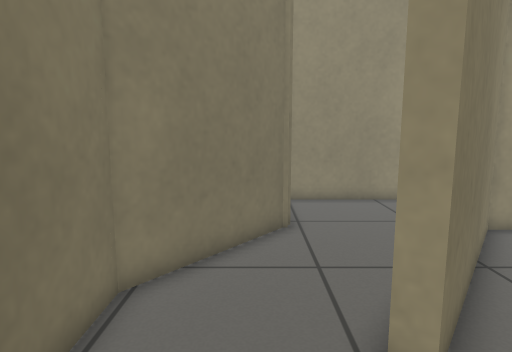
View 1 (above)

17 first-person views from a walk through a Gazebo world. The camera is 0.81 m above the floor, tilts 8° down and sees 75° across. The floor is counted in squares, 0.25 m on a side. Each view is taken from the middle of a square. On the plan, view 1 faces up. The plan holds only what a view shows up to about 20 squares ahead; the rest is blank.

View 2
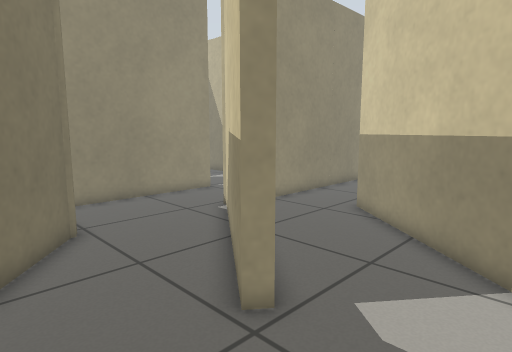

View 3
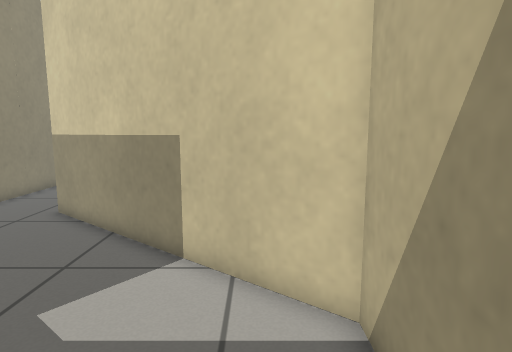

View 4
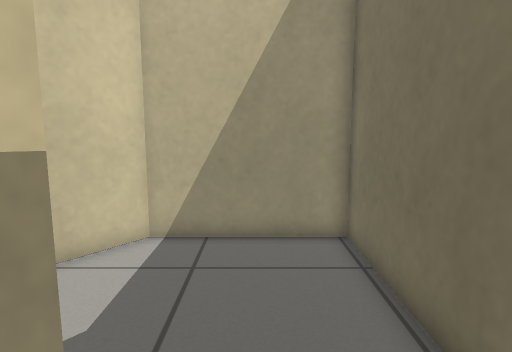

View 5
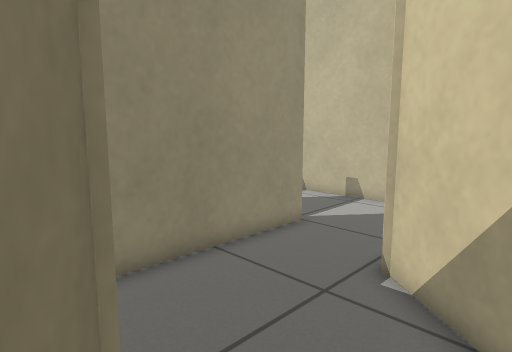

View 6
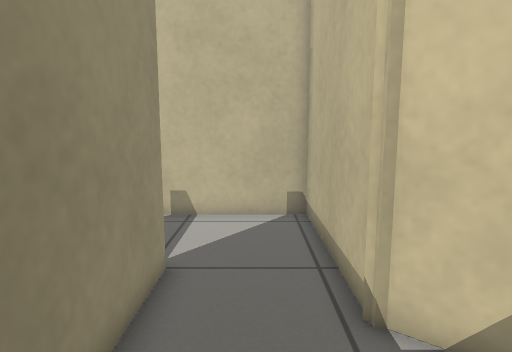

View 7
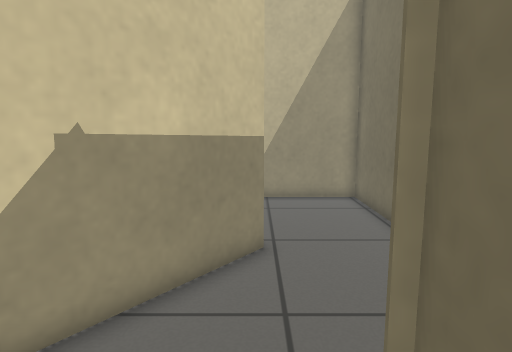

View 8
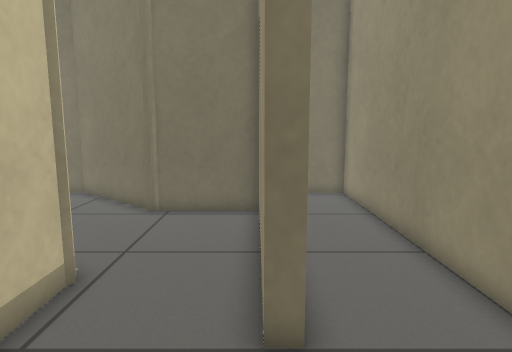

View 9
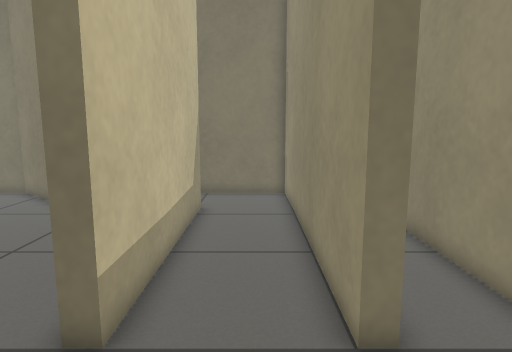

View 10
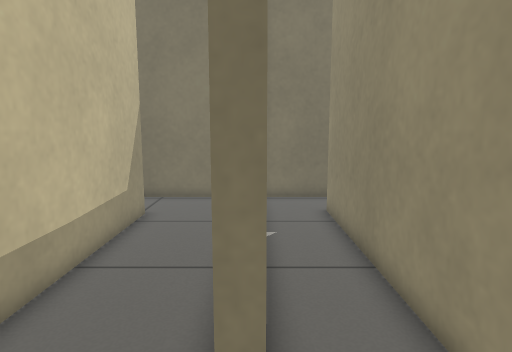

View 11
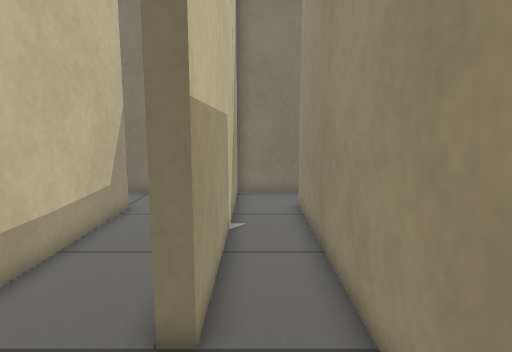

View 12
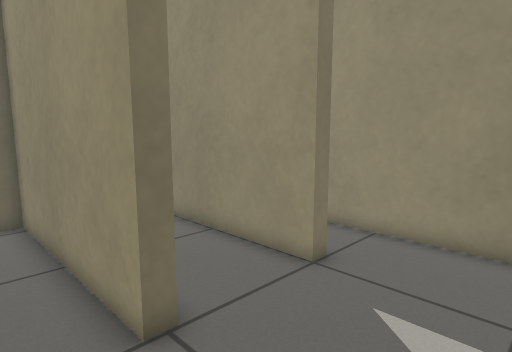

View 13
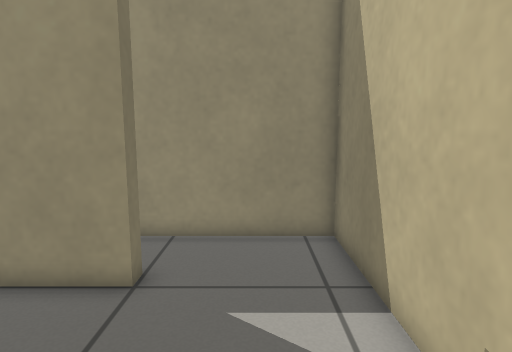

View 14
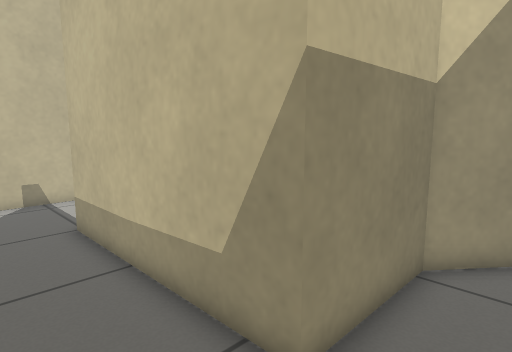

View 15
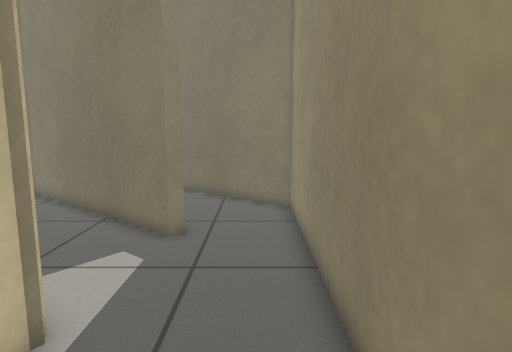

View 16
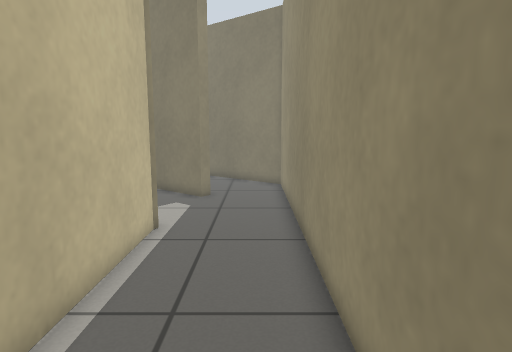

View 17
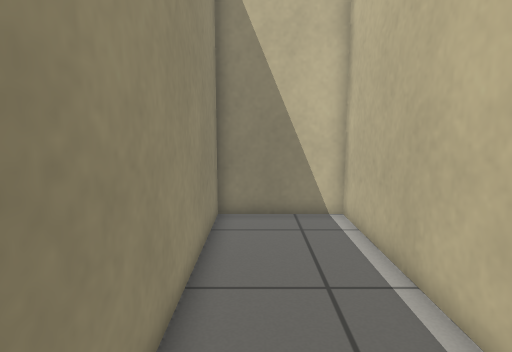

### Floor plan
Points are (right, up) in squares from view 1. A wall is a line through its corners. A room is listed if a view was taken in it or the views show most of it. See-through windows are left out.
Room 1 (views 1, 2, 3, 4, 5)
walls: (5.8, 8.3) (2.3, 3.8) (1.8, 4.2) (5.7, 9.2); (-0.2, 9.4) (-2.7, 6.3) (-2.7, -2.7) (3.2, -2.7) (10.2, 6)
ways out: opening at (3, 8.2) to room 2; opening at (8, 6.7) to room 5
Room 2 (views 6, 7, 8, 12, 13)
walls: (9.4, 15.7) (9.4, 15.1) (1, 15.1) (1, 10.9) (-0.2, 9.4); (5.7, 9.2) (7.2, 11.1) (14.5, 11.1) (14.5, 16.6)
ways out: opening at (3, 8.2) to room 1; opening at (12, 15.5) to room 3
Room 3 (views 9, 10, 14)
walls: (9.4, 20.1) (9.4, 19.5) (-2.7, 19.5) (-2.7, 14.4); (14.5, 16.6) (14.4, 20.6); (-1, 9.4) (0.4, 11.1) (0.4, 15.7) (9.4, 15.7)
ways out: opening at (12, 15.5) to room 2; opening at (12, 20) to room 4
Room 4 (view 11)
walls: (14.4, 20.6) (14.4, 22.8) (-0.1, 22.8); (-2.7, 22.5) (-2.7, 20.1) (9.4, 20.1)
ways out: opening at (12, 20) to room 3; opening at (-1.5, 23)
Room 5 (views 15, 16, 17)
walls: (16, 5.7) (27.5, 5.7) (27.5, 10.5) (7.5, 10.5) (5.8, 8.3); (10.2, 6) (10.8, 6.8) (11.2, 6.4) (8.7, 3.3)
ways out: opening at (8, 6.7) to room 1; opening at (10.5, 1.5)

Where each view was taken, in squares from view 1:
view 1: 0 up, 0 right, facing up
view 2: 0 up, 2 left, facing up-right
view 3: 1 down, 2 left, facing right
view 4: 7 up, 0 right, facing down
view 5: 8 up, 0 right, facing up-right
view 6: 13 up, 2 right, facing right
view 7: 13 up, 2 right, facing down
view 8: 15 up, 14 right, facing left
view 9: 18 up, 14 right, facing left
view 10: 20 up, 13 right, facing left
view 11: 21 up, 14 right, facing left
view 12: 13 up, 14 right, facing up-left
view 13: 13 up, 12 right, facing up
view 14: 19 up, 2 left, facing down-right
view 15: 9 up, 21 right, facing left
view 16: 9 up, 27 right, facing left
view 17: 9 up, 15 right, facing right
